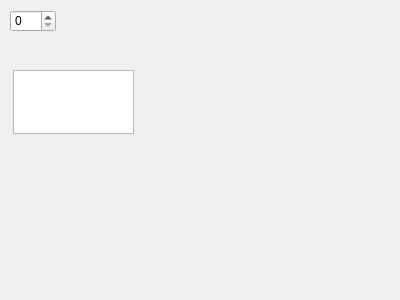
<?xml version="1.0" encoding="UTF-8"?>
<ui version="4.0">
 <class>Widget</class>
 <widget class="QWidget" name="Widget">
  <property name="geometry">
   <rect>
    <x>0</x>
    <y>0</y>
    <width>400</width>
    <height>300</height>
   </rect>
  </property>
  <property name="windowTitle">
   <string>Widget</string>
  </property>
  <widget class="QTextEdit" name="textEdit">
   <property name="geometry">
    <rect>
     <x>13</x>
     <y>70</y>
     <width>121</width>
     <height>64</height>
    </rect>
   </property>
  </widget>
  <widget class="QSpinBox" name="spinBox">
   <property name="geometry">
    <rect>
     <x>10</x>
     <y>10</y>
     <width>46</width>
     <height>22</height>
    </rect>
   </property>
  </widget>
 </widget>
 <layoutdefault spacing="6" margin="11"/>
 <resources/>
 <connections/>
</ui>
